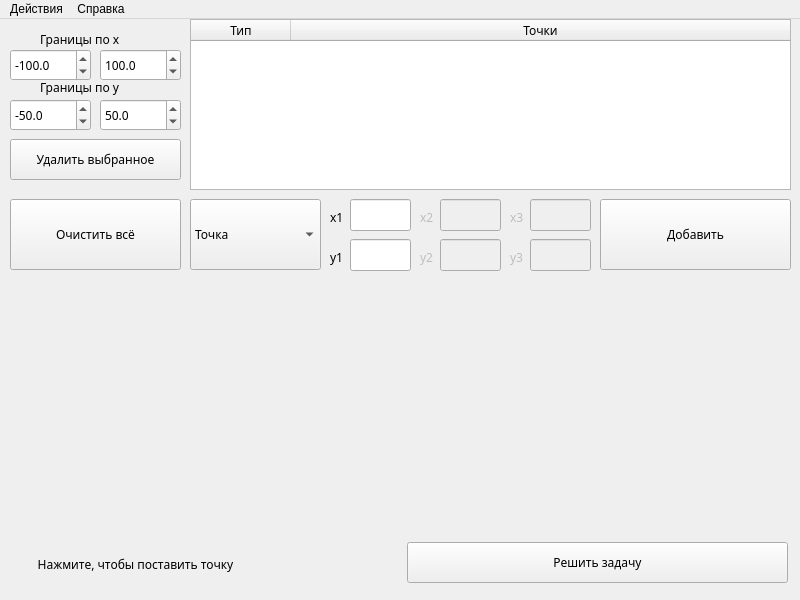
<?xml version="1.0" encoding="UTF-8"?>
<ui version="4.0">
 <class>Planimetr</class>
 <widget class="QMainWindow" name="Planimetr">
  <property name="geometry">
   <rect>
    <x>0</x>
    <y>0</y>
    <width>800</width>
    <height>600</height>
   </rect>
  </property>
  <property name="windowTitle">
   <string>Planimetr</string>
  </property>
  <widget class="QWidget" name="centralwidget">
   <property name="font">
    <font>
     <family>Hack</family>
    </font>
   </property>
   <widget class="QWidget" name="verticalLayoutWidget">
    <property name="geometry">
     <rect>
      <x>0</x>
      <y>260</y>
      <width>791</width>
      <height>251</height>
     </rect>
    </property>
    <layout class="QVBoxLayout" name="graphLayout"/>
   </widget>
   <widget class="QComboBox" name="primitiveTypeBox">
    <property name="geometry">
     <rect>
      <x>190</x>
      <y>180</y>
      <width>131</width>
      <height>71</height>
     </rect>
    </property>
    <property name="insertPolicy">
     <enum>QComboBox::InsertAlphabetically</enum>
    </property>
    <item>
     <property name="text">
      <string>Точка</string>
     </property>
    </item>
    <item>
     <property name="text">
      <string>Прямая</string>
     </property>
    </item>
    <item>
     <property name="text">
      <string>Треугольник</string>
     </property>
    </item>
    <item>
     <property name="text">
      <string>Окружность</string>
     </property>
    </item>
   </widget>
   <widget class="QLabel" name="statusLabel">
    <property name="geometry">
     <rect>
      <x>0</x>
      <y>530</y>
      <width>271</width>
      <height>31</height>
     </rect>
    </property>
    <property name="text">
     <string>Нажмите, чтобы поставить точку</string>
    </property>
    <property name="alignment">
     <set>Qt::AlignCenter</set>
    </property>
   </widget>
   <widget class="QTableWidget" name="elementsTable">
    <property name="geometry">
     <rect>
      <x>190</x>
      <y>0</y>
      <width>601</width>
      <height>171</height>
     </rect>
    </property>
    <property name="editTriggers">
     <set>QAbstractItemView::NoEditTriggers</set>
    </property>
    <attribute name="horizontalHeaderStretchLastSection">
     <bool>true</bool>
    </attribute>
    <attribute name="verticalHeaderStretchLastSection">
     <bool>false</bool>
    </attribute>
    <column>
     <property name="text">
      <string>Тип</string>
     </property>
    </column>
    <column>
     <property name="text">
      <string>Точки</string>
     </property>
    </column>
   </widget>
   <widget class="QPushButton" name="addButton">
    <property name="geometry">
     <rect>
      <x>600</x>
      <y>180</y>
      <width>191</width>
      <height>71</height>
     </rect>
    </property>
    <property name="text">
     <string>Добавить</string>
    </property>
   </widget>
   <widget class="QLineEdit" name="y1_in">
    <property name="geometry">
     <rect>
      <x>350</x>
      <y>220</y>
      <width>61</width>
      <height>32</height>
     </rect>
    </property>
   </widget>
   <widget class="QLineEdit" name="x1_in">
    <property name="geometry">
     <rect>
      <x>350</x>
      <y>180</y>
      <width>61</width>
      <height>32</height>
     </rect>
    </property>
    <property name="readOnly">
     <bool>false</bool>
    </property>
   </widget>
   <widget class="QLineEdit" name="x2_in">
    <property name="enabled">
     <bool>false</bool>
    </property>
    <property name="geometry">
     <rect>
      <x>440</x>
      <y>180</y>
      <width>61</width>
      <height>32</height>
     </rect>
    </property>
   </widget>
   <widget class="QLineEdit" name="y2_in">
    <property name="enabled">
     <bool>false</bool>
    </property>
    <property name="geometry">
     <rect>
      <x>440</x>
      <y>220</y>
      <width>61</width>
      <height>32</height>
     </rect>
    </property>
   </widget>
   <widget class="QLineEdit" name="x3_in">
    <property name="enabled">
     <bool>false</bool>
    </property>
    <property name="geometry">
     <rect>
      <x>530</x>
      <y>180</y>
      <width>61</width>
      <height>32</height>
     </rect>
    </property>
   </widget>
   <widget class="QLineEdit" name="y3_in">
    <property name="enabled">
     <bool>false</bool>
    </property>
    <property name="geometry">
     <rect>
      <x>530</x>
      <y>220</y>
      <width>61</width>
      <height>32</height>
     </rect>
    </property>
   </widget>
   <widget class="QLabel" name="x1_label">
    <property name="geometry">
     <rect>
      <x>330</x>
      <y>190</y>
      <width>16</width>
      <height>16</height>
     </rect>
    </property>
    <property name="text">
     <string>x1</string>
    </property>
   </widget>
   <widget class="QLabel" name="x2_label">
    <property name="enabled">
     <bool>false</bool>
    </property>
    <property name="geometry">
     <rect>
      <x>420</x>
      <y>190</y>
      <width>16</width>
      <height>16</height>
     </rect>
    </property>
    <property name="text">
     <string>x2</string>
    </property>
   </widget>
   <widget class="QLabel" name="x3_label">
    <property name="enabled">
     <bool>false</bool>
    </property>
    <property name="geometry">
     <rect>
      <x>510</x>
      <y>190</y>
      <width>16</width>
      <height>16</height>
     </rect>
    </property>
    <property name="text">
     <string>x3</string>
    </property>
   </widget>
   <widget class="QLabel" name="y1_label">
    <property name="geometry">
     <rect>
      <x>330</x>
      <y>230</y>
      <width>16</width>
      <height>16</height>
     </rect>
    </property>
    <property name="text">
     <string>y1</string>
    </property>
   </widget>
   <widget class="QLabel" name="y2_label">
    <property name="enabled">
     <bool>false</bool>
    </property>
    <property name="geometry">
     <rect>
      <x>420</x>
      <y>230</y>
      <width>16</width>
      <height>16</height>
     </rect>
    </property>
    <property name="text">
     <string>y2</string>
    </property>
   </widget>
   <widget class="QLabel" name="y3_label">
    <property name="enabled">
     <bool>false</bool>
    </property>
    <property name="geometry">
     <rect>
      <x>510</x>
      <y>230</y>
      <width>16</width>
      <height>16</height>
     </rect>
    </property>
    <property name="text">
     <string>y3</string>
    </property>
   </widget>
   <widget class="QLabel" name="x_lim_label">
    <property name="geometry">
     <rect>
      <x>40</x>
      <y>10</y>
      <width>111</width>
      <height>20</height>
     </rect>
    </property>
    <property name="text">
     <string>Границы по x</string>
    </property>
   </widget>
   <widget class="QLabel" name="y_lim_label">
    <property name="geometry">
     <rect>
      <x>40</x>
      <y>60</y>
      <width>111</width>
      <height>16</height>
     </rect>
    </property>
    <property name="text">
     <string>Границы по y</string>
    </property>
   </widget>
   <widget class="QDoubleSpinBox" name="xlim_low">
    <property name="geometry">
     <rect>
      <x>10</x>
      <y>30</y>
      <width>81</width>
      <height>32</height>
     </rect>
    </property>
    <property name="decimals">
     <number>1</number>
    </property>
    <property name="minimum">
     <double>-10000.000000000000000</double>
    </property>
    <property name="maximum">
     <double>10000.000000000000000</double>
    </property>
    <property name="value">
     <double>-100.000000000000000</double>
    </property>
   </widget>
   <widget class="QDoubleSpinBox" name="xlim_high">
    <property name="geometry">
     <rect>
      <x>100</x>
      <y>30</y>
      <width>81</width>
      <height>32</height>
     </rect>
    </property>
    <property name="decimals">
     <number>1</number>
    </property>
    <property name="minimum">
     <double>-10000.000000000000000</double>
    </property>
    <property name="maximum">
     <double>10000.000000000000000</double>
    </property>
    <property name="value">
     <double>100.000000000000000</double>
    </property>
   </widget>
   <widget class="QDoubleSpinBox" name="ylim_low">
    <property name="geometry">
     <rect>
      <x>10</x>
      <y>80</y>
      <width>81</width>
      <height>32</height>
     </rect>
    </property>
    <property name="decimals">
     <number>1</number>
    </property>
    <property name="minimum">
     <double>-10000.000000000000000</double>
    </property>
    <property name="maximum">
     <double>10000.000000000000000</double>
    </property>
    <property name="value">
     <double>-50.000000000000000</double>
    </property>
   </widget>
   <widget class="QDoubleSpinBox" name="ylim_high">
    <property name="geometry">
     <rect>
      <x>100</x>
      <y>80</y>
      <width>81</width>
      <height>32</height>
     </rect>
    </property>
    <property name="decimals">
     <number>1</number>
    </property>
    <property name="minimum">
     <double>-10000.000000000000000</double>
    </property>
    <property name="maximum">
     <double>10000.000000000000000</double>
    </property>
    <property name="value">
     <double>50.000000000000000</double>
    </property>
   </widget>
   <widget class="QPushButton" name="clearCurrentButton">
    <property name="geometry">
     <rect>
      <x>10</x>
      <y>120</y>
      <width>171</width>
      <height>41</height>
     </rect>
    </property>
    <property name="text">
     <string>Удалить выбранное</string>
    </property>
   </widget>
   <widget class="QPushButton" name="clearAllButton">
    <property name="geometry">
     <rect>
      <x>10</x>
      <y>180</y>
      <width>171</width>
      <height>71</height>
     </rect>
    </property>
    <property name="text">
     <string>Очистить всё</string>
    </property>
   </widget>
   <widget class="QPushButton" name="solveButton">
    <property name="geometry">
     <rect>
      <x>407</x>
      <y>523</y>
      <width>381</width>
      <height>41</height>
     </rect>
    </property>
    <property name="text">
     <string>Решить задачу</string>
    </property>
   </widget>
  </widget>
  <widget class="QMenuBar" name="menubar">
   <property name="geometry">
    <rect>
     <x>0</x>
     <y>0</y>
     <width>800</width>
     <height>30</height>
    </rect>
   </property>
   <widget class="QMenu" name="menuHelp">
    <property name="title">
     <string>Справка</string>
    </property>
    <addaction name="actionAbout"/>
   </widget>
   <widget class="QMenu" name="menuActions">
    <property name="title">
     <string>Действия</string>
    </property>
    <addaction name="cancelPointsAction"/>
    <addaction name="clearAllAction"/>
    <addaction name="clearCurrentAction"/>
   </widget>
   <addaction name="menuActions"/>
   <addaction name="menuHelp"/>
  </widget>
  <action name="actionAbout">
   <property name="text">
    <string>О программе</string>
   </property>
  </action>
  <action name="cancelPointsAction">
   <property name="text">
    <string>Отменить выбор точек</string>
   </property>
  </action>
  <action name="clearAllAction">
   <property name="text">
    <string>Очистить всё</string>
   </property>
  </action>
  <action name="clearCurrentAction">
   <property name="text">
    <string>Удалить выбранный элемент</string>
   </property>
  </action>
 </widget>
 <resources/>
 <connections/>
</ui>
